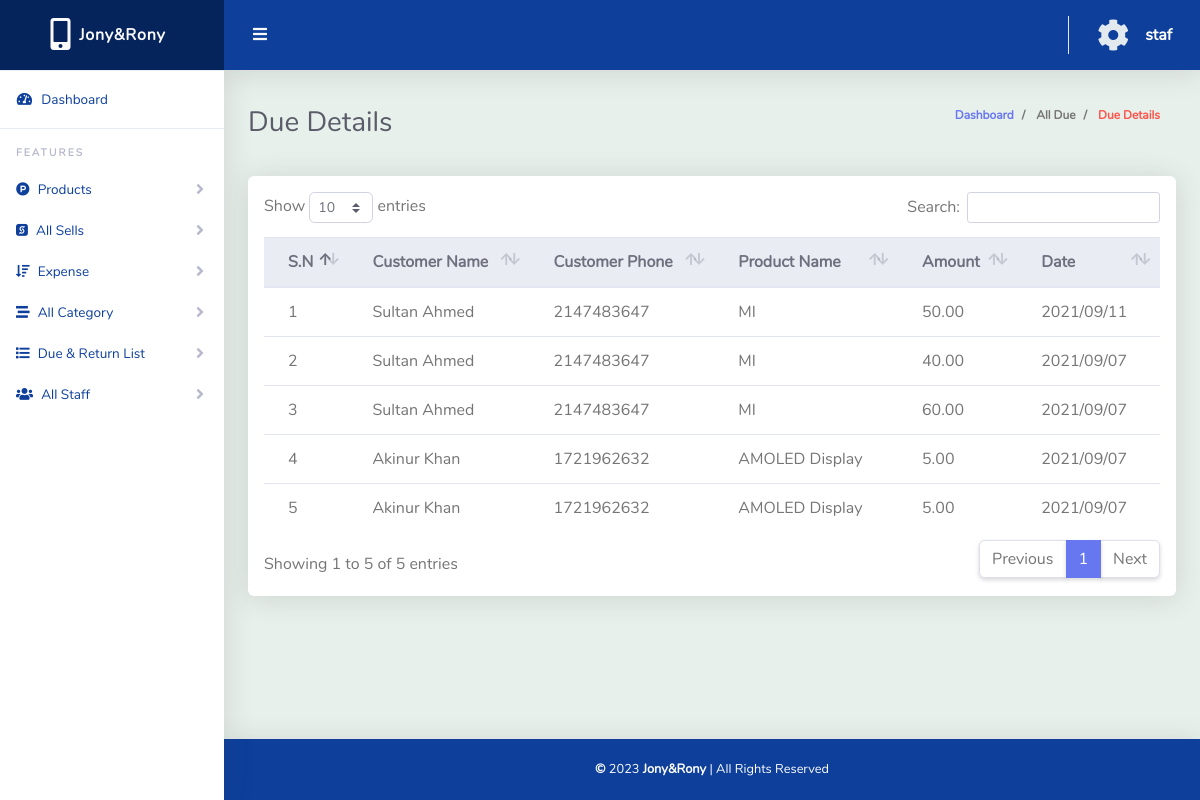
/due_details.php (signed in), run on the app's committed database.
### tables this page shows
CREATE TABLE `tbl_due` (
  `id` int(11) NOT NULL,
  `customer_name` varchar(32) NOT NULL,
  `customer_num` int(14) NOT NULL,
  `product_name` varchar(32) NOT NULL,
  `due_paid` float(20,2) NOT NULL,
  `date` datetime NOT NULL DEFAULT current_timestamp()
);

### classes/dueandreturn.php (called while the page is built, shortened)
<?php
$filepath = realpath(dirname(__FILE__));
include_once($filepath . '/../lib/Database.php');
include_once($filepath . '/../lib/Query.php');
include_once($filepath . '/../helpers/Format.php');
class Dueandreturn
{
    private $qu;
    public function __construct()
    {
        $this->qu = new Query();
    }
    public function AllDueEnties()
    {
        $query = "SELECT * FROM tbl_due ORDER BY id desc";
        $result = $this->qu->select($query);
        return $result;
    }
}

### lib/Database.php (called while the page is built, shortened)
<?php
class Database
{
	public $host   = DB_HOST;
	public $user   = DB_USER;
	public $pass   = DB_PASS;
	public $dbname = DB_NAME;
	private function connectDB()
	{
		$this->link = new mysqli($this->host, $this->user, $this->pass, $this->dbname);
	}
}

### lib/Query.php (called while the page is built, shortened)
<?php
$filepath = realpath(dirname(__FILE__));
include_once($filepath . '/Database.php');
class Query extends Database{
	public function select($query)
	{
		$result = $this->link->query($query) or die($this->link->error . __LINE__);
		if ($result->num_rows > 0) {
			return $result;
		} else {
			return false;
		}
	}
}
?>

### helpers/Format.php (called while the page is built, shortened)
<?php
class Format{
	public function formatDate($date){
		return date('Y/m/d ', strtotime($date));
	}
}
?>

### due_details.php (the view)
<?php
$filepath = realpath(dirname(__FILE__));
include_once($filepath . '/inc/header.php');
?>
<div class="container-fluid" id="container-wrapper">
    <div class="d-sm-flex align-items-center justify-content-between mb-4">
        <h1 class="h3 mb-0 text-gray-800">Due Details</h1>
        <ol class="breadcrumb">
            <li class="breadcrumb-item">
                <a href="dashboard.php" class="text-decoration-none">Dashboard</a>
            </li>
            <li class="breadcrumb-item">
                All Due
            </li>
            <li class="breadcrumb-item text-danger" aria-current="page">
                Due Details
            </li>
        </ol>
    </div>
    <div class="row">
        <div class="col-lg-12">
            <div class="card mb-4">
                <div class="table-responsive p-3">
                    <table class="table align-items-center table-flush table-hover" id="dataTableHover">
                        <thead class="thead-light">
                            <tr>
                                <th>S.N</th>
                                <th>Customer Name</th>
                                <th>Customer Phone</th>
                                <th>Product Name</th>
                                <th>Amount</th>
                                <th>Date</th>
                            </tr>
                        </thead>
                        <tbody>
                            <?php
                            $getalldue = $duertn->AllDueEnties();
                            if ($getalldue) {
                                $i = 0;
                                while ($result = $getalldue->fetch_assoc()) {
                                    $i++;
                            ?>
                                    <tr>
                                        <td><?php echo $i; ?></td>
                                        <td><?php echo $result['customer_name']; ?></td>
                                        <td><?php echo $result['customer_num']; ?></td>
                                        <td><?php echo $result['product_name']; ?></td>
                                        <td><?php echo $result['due_paid']; ?></td>
                                        <td><?php echo $fm->formatDate($result['date']); ?></td>
                                    </tr>
                            <?php }
                            } ?>
                        </tbody>
                    </table>
                </div>
            </div>
        </div>
    </div>
</div>
<?php
include_once($filepath . '/inc/footer.php');
?>

### data on the page
tbl_due: customer_name "Sultan Ahmed", customer_num "2147483647", product_name "MI", due_paid "50.00", date "2021/09/11"
tbl_due: customer_name "Sultan Ahmed", customer_num "2147483647", product_name "MI", due_paid "40.00", date "2021/09/07"
tbl_due: customer_name "Sultan Ahmed", customer_num "2147483647", product_name "MI", due_paid "60.00", date "2021/09/07"
tbl_due: customer_name "Akinur Khan", customer_num "1721962632", product_name "AMOLED Display", due_paid "5.00", date "2021/09/07"
tbl_due: customer_name "Akinur Khan", customer_num "1721962632", product_name "AMOLED Display", due_paid "5.00", date "2021/09/07"

### other printed values
Session::get("user") "staf"
